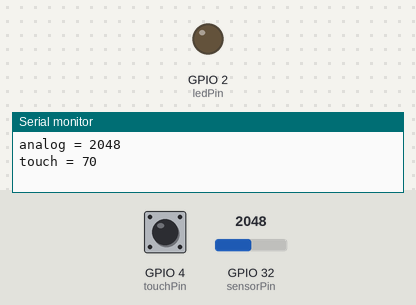
Recording of a sketch running on a simulated ESP32. Parts: output pins drawn as LEDs (lit = HIGH), the last lines printed to the serial monitor. Inputs (shaded band) come from the test bench; at power-on: GPIO 4 (touchPin) HIGH, GPIO 32 (sensorPin) = 2048. Nothing arrives over Bluetooth unless stated; a phone connects over Bluetooth LE 3 s after start.

Above: at 1.4 s.
At 10.99 s:
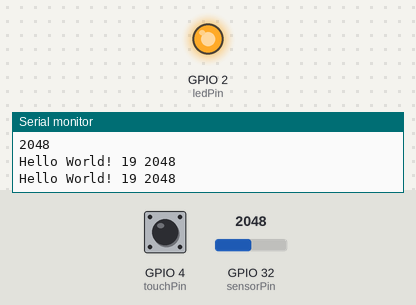
Timing chart, 0 to 11.3 s (numbered marks = the images above):
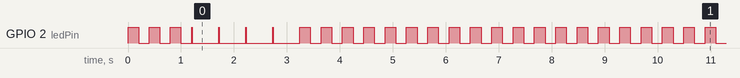

Measured:
- by itself, GPIO 2 (ledPin): moves between LOW and HIGH, repeating every 18.9 s
- by itself, everything shown: repeats every 15.3 s, in 76 steps

The sketch:

webBluetoothTest.ino
```cpp
#include <BLEDevice.h>
#include <BLEUtils.h>
#include <BLEServer.h>
#include <BLE2902.h>

// See the following for generating UUIDs:
// https://www.uuidgenerator.net/


#define SERVICE_UUID         "4fafc201-1fb5-459e-8fcc-c5c9c331914b" //サービス
#define CHARACTERISTIC1_UUID "beb5483e-36e1-4688-b7f5-ea07361b26a8" //文字列(R/W)
#define CHARACTERISTIC2_UUID "20cfa7a2-b074-45a0-8eae-57d1f3fb17fa" //カウンタ値(R/W)
#define CHARACTERISTIC3_UUID "685419f0-df21-427b-85a9-33253273dcde" //アナログ値(R)
//#define CHARACTERISTIC4_UUID "977e2ee4-8553-4a21-8d77-e67b04d0aee6" //タッチセンサ値(R)
#define CHARACTERISTIC5_UUID "7e8915d0-46fd-4de5-aa2b-5194c018c747" //全の値の通知(N)

// 圧力センサーを接続するピン
// bluetoothを使う場合、アナログ入力は３２～３９以外は使えないらしい。
// https://teratail.com/questions/158916
// https://trac.switch-science.com/wiki/esp32_tips
const int sensorPin = 32;
// タッチセンサーピン
const int touchPin = 4;
// LEDを接続するピン
const int ledPin = 2;

BLEServer* pServer = NULL;
BLECharacteristic* pCharacteristic1 = NULL;
BLECharacteristic* pCharacteristic2 = NULL;
BLECharacteristic* pCharacteristic3 = NULL;
//BLECharacteristic* pCharacteristic4 = NULL;
BLECharacteristic* pCharacteristic5 = NULL;
bool deviceConnected = false;
uint32_t count = 0; //カウンタ初期値
uint32_t analogVal = 0;
uint32_t touchVal = 0;

class MyServerCallbacks: public BLEServerCallbacks {
    void onConnect(BLEServer* pServer) {
      Serial.println("connect");
      deviceConnected = true;
    };

    void onDisconnect(BLEServer* pServer) {
      Serial.println("disconnect");
      deviceConnected = false;
    }
};

void setup() {
  pinMode(ledPin, OUTPUT);
  Serial.begin(115200);

  BLEDevice::init("testESP32");
  BLEServer *pServer = BLEDevice::createServer();
  pServer->setCallbacks(new MyServerCallbacks());
  BLEService *pService = pServer->createService(SERVICE_UUID);

  pCharacteristic1 = pService->createCharacteristic(
                                         CHARACTERISTIC1_UUID,
                                         BLECharacteristic::PROPERTY_READ |
                                         BLECharacteristic::PROPERTY_WRITE |
                                         BLECharacteristic::PROPERTY_NOTIFY |
                                         BLECharacteristic::PROPERTY_INDICATE
                                       );
  pCharacteristic1->addDescriptor(new BLE2902());

  pCharacteristic2 = pService->createCharacteristic(
                                         CHARACTERISTIC2_UUID,
                                         BLECharacteristic::PROPERTY_READ |
                                         BLECharacteristic::PROPERTY_WRITE |
                                         BLECharacteristic::PROPERTY_NOTIFY |
                                         BLECharacteristic::PROPERTY_INDICATE
                                       );
  pCharacteristic2->addDescriptor(new BLE2902());

  pCharacteristic3 = pService->createCharacteristic(
                                         CHARACTERISTIC3_UUID,
                                         BLECharacteristic::PROPERTY_READ |
                                         BLECharacteristic::PROPERTY_WRITE |
                                         BLECharacteristic::PROPERTY_NOTIFY |
                                         BLECharacteristic::PROPERTY_INDICATE
                                       );
  pCharacteristic3->addDescriptor(new BLE2902());

//  pCharacteristic4 = pService->createCharacteristic(
//                                         CHARACTERISTIC4_UUID,
//                                         BLECharacteristic::PROPERTY_READ |
//                                         BLECharacteristic::PROPERTY_WRITE |
//                                         BLECharacteristic::PROPERTY_NOTIFY |
//                                         BLECharacteristic::PROPERTY_INDICATE
//                                       );
//  pCharacteristic4->addDescriptor(new BLE2902());

  pCharacteristic5 = pService->createCharacteristic(
                                         CHARACTERISTIC5_UUID,
                                         BLECharacteristic::PROPERTY_READ |
                                         BLECharacteristic::PROPERTY_WRITE |
                                         BLECharacteristic::PROPERTY_NOTIFY |
                                         BLECharacteristic::PROPERTY_INDICATE
                                       );
  pCharacteristic5->addDescriptor(new BLE2902());

  pService->start();
  BLEAdvertising *pAdvertising = pServer->getAdvertising();
  pAdvertising->start();

  pCharacteristic1->setValue("Hello World!");
  pCharacteristic2->setValue((uint8_t*)&count, 4);
  pCharacteristic3->setValue((uint8_t*)&analogVal, 4);
//  pCharacteristic4->setValue((uint8_t*)&touchVal, 4);
  pCharacteristic5->setValue("xxxx");

  for(int i=1;i<=3;i++) {
    digitalWrite(ledPin, HIGH);
    delay(200);
    digitalWrite(ledPin, LOW);
    delay(200);
  }
}

void loop() {
  // カウンタ
  count++;
  // アナログ入力(0-4095)
  int analogValue = analogRead(sensorPin);
  Serial.println("analog = " + String(analogValue));
  // タッチセンサー入力
  int touchValue = touchRead(touchPin);
  Serial.println("touch = " + String(touchValue));

  if (deviceConnected) {
    // chara3にアナログ値を書き込み
    analogVal=analogValue;
    pCharacteristic3->setValue((uint8_t*)&analogVal, 4);

//    // chara4にタッチセンサ値を書き込み
//    touchVal=touchValue;
//    pCharacteristic4->setValue((uint8_t*)&touchVal, 4);

    // chara1取得
    std::string value1 = pCharacteristic1->getValue();
    Serial.println(value1.c_str());

    // chara2の値を読みだしてuint32_t型に変換後、数字に変換
    std::string v = pCharacteristic2->getValue();
    count=(uint8_t)v[0]+(uint8_t)v[1]*256+(uint8_t)v[2]*65536+(uint8_t)v[3]*16777216;
    String countStr = String(count);
    std::string value2 = countStr.c_str();
    Serial.println(value2.c_str());
    // カウンタをインクリメントしてchara2に書き込み
    count++;
    pCharacteristic2->setValue((uint8_t*)&count, 4);

    // アナログ値を数字に変換
    analogVal=analogValue;
    String analogStr = String(analogVal);
    std::string value3 = analogStr.c_str();
    Serial.println(value3.c_str());

//    // タッチセンサー値を数字に変換
//    touchVal=touchValue;
//    String touchStr = String(touchVal);
//    std::string value4 = touchStr.c_str();
//    Serial.println(value4.c_str());

    // chara5に「chara1+chara2+chara3+char4」をセット
//    std::string value5 = value1 + value2 + value3 + value4;
    std::string value5 = value1 + " " + value2 + " " + value3;
    pCharacteristic5->setValue(value5);
    Serial.println(value5.c_str());
    value5 = pCharacteristic5->getValue();
    Serial.println(value5.c_str());

    // chara5をnotify
    pCharacteristic5->notify();
    //pCharacteristic5->indicate();

    digitalWrite(ledPin, HIGH);
    delay(200);
    digitalWrite(ledPin, LOW);
    delay(200);
  } else {
    digitalWrite(ledPin, HIGH);
    delay(10);
    digitalWrite(ledPin, LOW);
    delay(500);
  }
}
```
